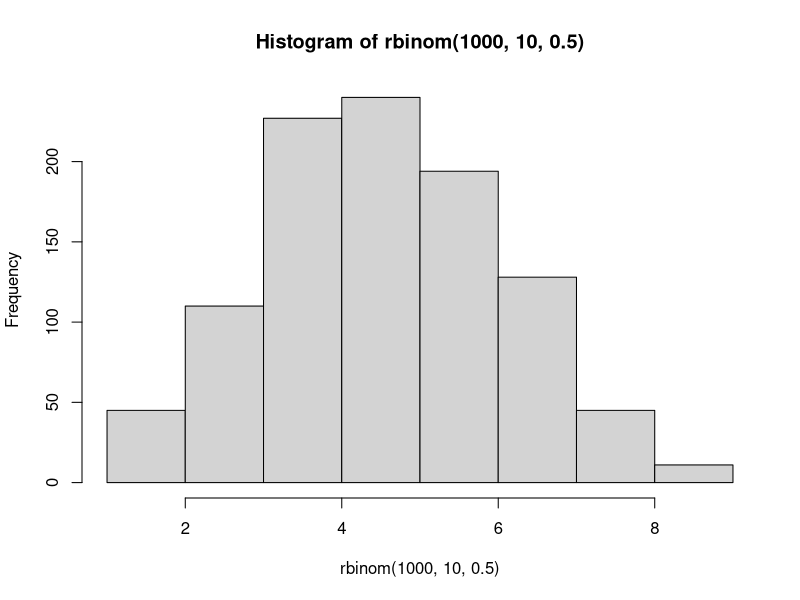
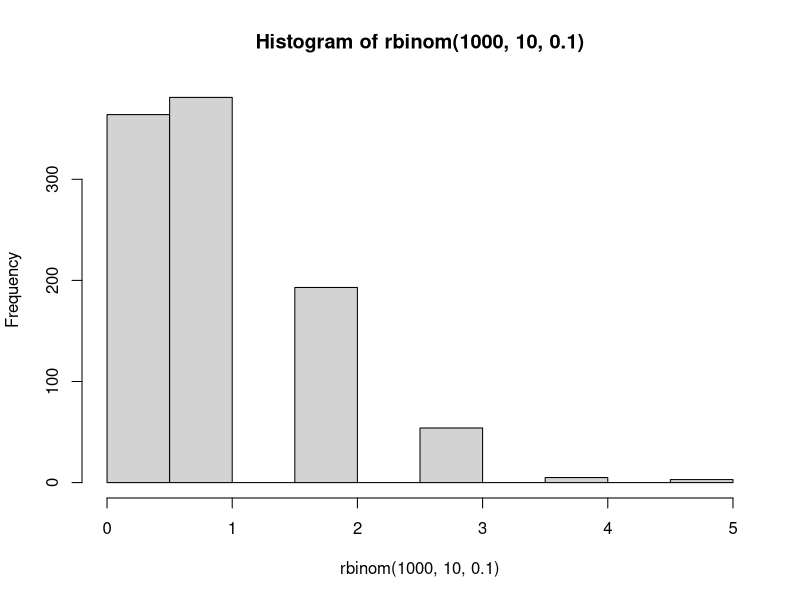
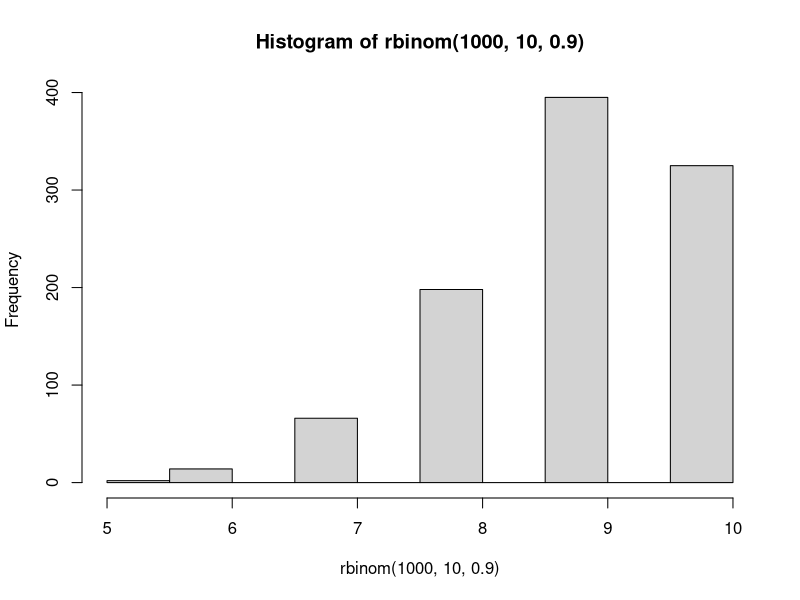
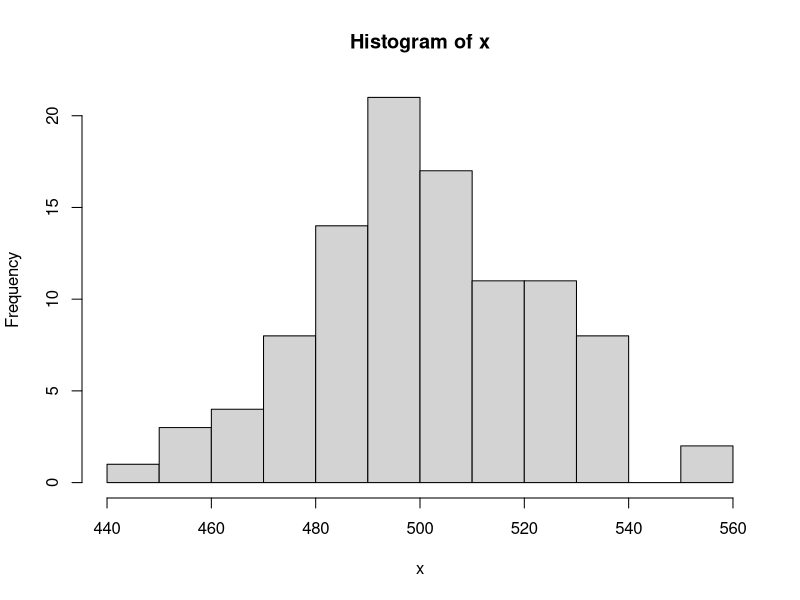
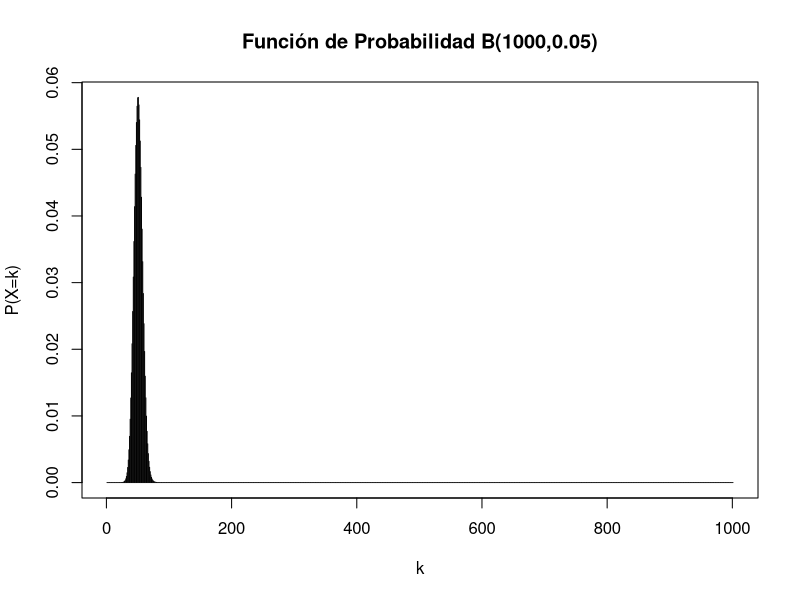
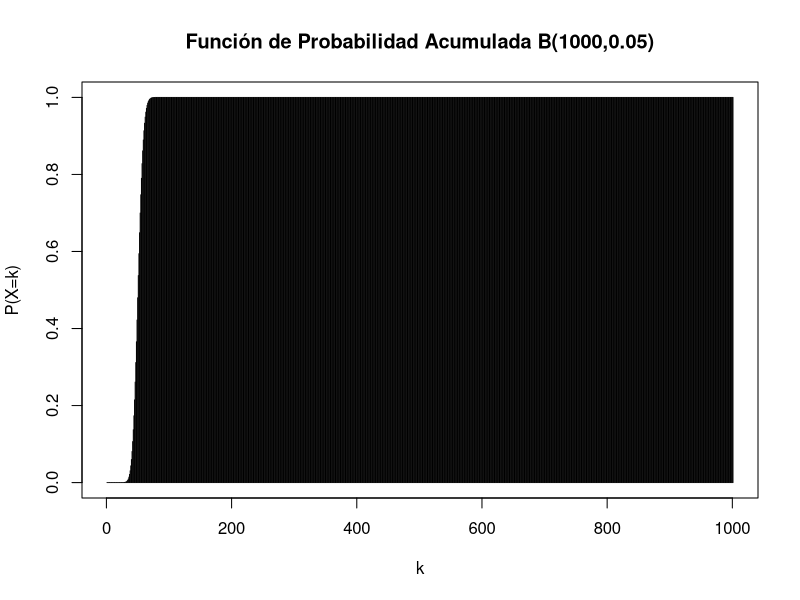

These charts were generated, in order, by the following R code:
## ---- chunk 1
#Distribución de Bernouilli

# Calculamos la P(X=1) de una Bernoulli(0.7)
dbinom(1, 1,0.7)  #El segundo parámetro es el número de intentos.

## ---- chunk 2
# Calculamos la P(X=0) de una Bernoulli(0.7)
dbinom(0, 1,0.7)
## ---- chunk 3
# Calculamos la func. de distribución acumulada de una Bernoulli(0.7)
pbinom(0, 1,0.7)
pbinom(1, 1,0.7)
## ---- chunk 4
#Función quantil o percentil
#En q binom el primer parámetro es la probabilidad. Dado un valor numérico, indica qué porcentaje de valores deja por debajo en el ordenamiento probabilístico que genera la distribución. Es la función inversa de la cdf (Probabilidad Acumulada).
qbinom(0,1,0.7)
qbinom(0.3,1,0.7)
qbinom(0.31,1,0.7)
qbinom(0.50,1,0.7)
qbinom(1,1,0.7)
## ---- chunk 5
# para generar valores
rbinom(100,1, 0.7)
## ---- chunk 6
# x, q: Vector de cuantiles.
# p: Vector de probabilidades.
# n: Número de observaciones
# size: Números de ensayos(debe ser cero o más).
# prob: Probabilidad de éxito en cada ensayo.
# log, log.p: Parámetro booleano, si es TRUE, las probabilidades p se ofrecen como log(p).
# lower.tail: Parámetro booleano, si es TRUE (por defecto), las probabilidades son P[X ≤ x], de lo
# contrario, P[X > x].

# Calculamos la P(X=3) de una Binomial(10,0.5). Probabilidad de 3 aciertos en 10 experimentos.

dbinom(3, 10 ,0.5)

## ---- chunk 7
# Calculamos la P(X=6) de una Binomial(10,0.5)
#Importante destacar que esto parece tener una distribución normal. Cuando pasas de 5 aciertos, al ser la probabilidad del 0.5 la probabilidad baja
dbinom(7, 10, 0.5) #Por lo anterior, la probabilidad de 7 aciertos es la misma que la de 3 aciertos o 7 fallos. 
## ---- chunk 8
#Probabilidad de 0,1,2,3.
dbinom(0:3, 10 ,0.5)
## ---- chunk 9
# Calculamos la P(X<=2) de una Binomial(10,0.5)
sum(dbinom(0:2, 10, 0.5))
## ---- chunk 10
#Lo anterior, coincide con la probabilidad acumulada de dos aciertos en las mismas condiciones. 
pbinom(2,10,0.5)
## ---- chunk 11
#Si quieres calcular lo contrario, es decir, la probabilidad de 3 o mas
pbinom(2,10,0.5,lower.tail = FALSE)
## ---- chunk 12
#Lo mimos que arriba, probabilidad de tener hasta 7 aciertos. 
pbinom(7,10,0.5)
## ---- chunk 13
# Los valores de X que tiene una probabilidad de ocurrir en torno al 90\%. Ver lo de arriba. Si apostamos entre 0 y 7 tenemos un 90% de probabilidades de acertar. 
qbinom(0.9,10,0.5)
## ---- chunk 14
#Lo mimos que arriba, pero con un 90%. Necesitamos 8 tiradas. En 10 tiradas hay un 98% de probabilidades de estar entre 0 y 8 aciertos
pbinom(8,10,0.5)
qbinom(0.95,10,0.5)
## ---- chunk 15
#Podemos obtener varios cuantiles simultáneamente 
qbinom(c(0.05,0.95),10,0.5)
## ---- chunk 16
#Si generamos una muestra grande vemos que los valores teóricos y reales se aproximan.
hist(rbinom(1000,10,0.5))
hist(rbinom(1000,10,0.1))
hist(rbinom(1000,10,0.9))

## ---- chunk 17
#¿cuál es la probabilidad de que entre diez unidades dos se encuentren defectuosas?
dbinom(2, 10, 0.05)
## ---- chunk 18
#Que a lo sumo dos se encuentre defectuosas, como máximo.
pbinom(2, 10, 0.05)
## ---- chunk 19
#¿cual es la probabilidad de que por lo menos una se encuentre defectuosa?
pbinom(0, 10, 0.05,lower.tail=FALSE)
## ---- chunk 20
# - Se quiere saber una acotación de cuántas unidades defectuosas hay en el 99% de los casos, 
# cuánto es este máximo?
qbinom(0.99,10,0.05)
#Entre 0 y 3

## ---- chunk 21
#Si se toman 10000 unidades, cuál es el valor esperado de unidades defectuosas?
10000*0.05
## ---- chunk 22
x<-rbinom(100,10000,0.05)
mean(x)  #vamos a generar 100 experimentos con 10000 .
hist(x)  # Lo mas habitual es tener en torno a 500 defectuosas
## ---- chunk 23
plot(dbinom(0:1000, 1000 ,0.05),type="h",xlab="k",ylab="P(X=k)",main="Función de Probabilidad B(1000,0.05)")
# Como podemos ver, esta distribución teórica se aproxima mucho a la real vista anteriormente con números aleatorios. 
## ---- chunk 24
plot(pbinom(0:1000, 1000 ,0.05),type="h",xlab="k",ylab="P(X=k)",main="Función de Probabilidad Acumulada B(1000,0.05)")

#Importante. La probabilidad de que X=k es acumulada en este caso. Es probabilidad de que sea menor o igual que k.
